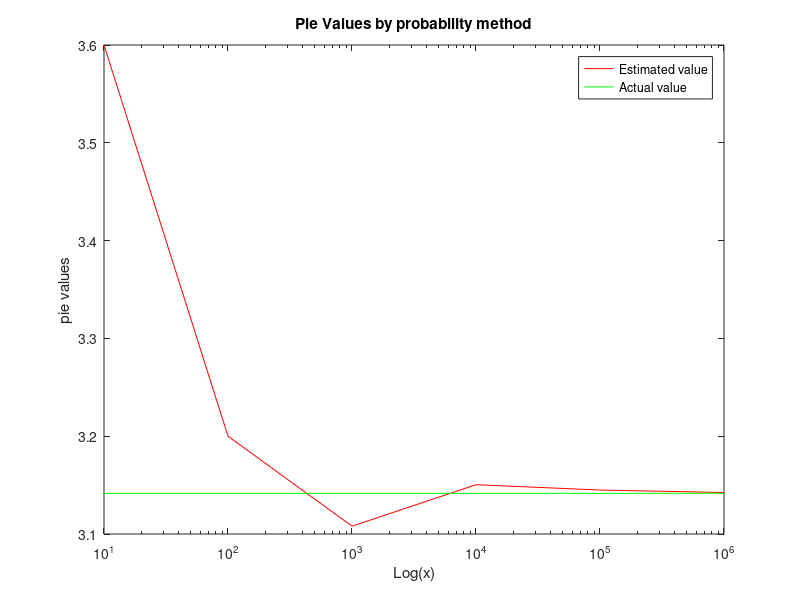

MATLAB code to generate this figure:
sam=10;
for i=1:6
points=2*rand(sam,2);
y=((1.-points(:,1)).^2+(1.-points(:,2)).^2);
count=length(find(y<1))(1);
ans(i,1)=count*4/(10^i);
ans(i,2)=sam;
ans(i,3)=pi;
sam=10*sam;
end
semilogx(ans(:,2),ans(:,1),'r',ans(:,2),ans(:,3),'g');
title('Pie Values by probability method')
xlabel('Log(x)')
ylabel('pie values')
legend('Estimated value','Actual value')
